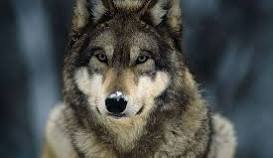
#> input picture serigala.jpeg, 273 x 158 px
$ python lat5.py
#> lines starting #> are read from the running program, lines starting #| are printed output that depends on the picture
import cv2 as cv
import numpy as np
import matplotlib.pyplot as plt

# Memuat gambar
image = cv.imread("serigala.jpeg")
#> image is the input picture: shape (158, 273, 3); mean B, G, R 74.8, 77.2, 74.5

# Memeriksa apakah gambar berhasil dimuat
if image is None:
    print("Gambar tidak ditemukan.")
else:
    # Membuat subplot
    fig, ax = plt.subplots(1, 3, figsize=(16, 8))

    # Skala gambar menjadi 0.15 kali dari ukuran aslinya
    image_scaled = cv.resize(image, None, fx=0.15, fy=0.15, interpolation=cv.INTER_LINEAR)
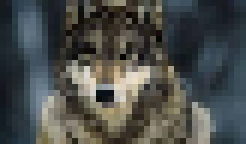
#> image_scaled: shape (24, 41, 3) (shown 6 times larger); mean B, G, R 74.5, 77, 74.3
    ax[0].imshow(cv.cvtColor(image_scaled, cv.COLOR_BGR2RGB))
    ax[0].set_title("Linear Interpolation Scale")

    # Skala gambar menjadi 2 kali dari ukuran aslinya
    image_scaled_2 = cv.resize(image, None, fx=2, fy=2, interpolation=cv.INTER_CUBIC)
    ax[1].imshow(cv.cvtColor(image_scaled_2, cv.COLOR_BGR2RGB))
    ax[1].set_title("Cubic Interpolation Scale")

    # Skewed scale: merubah ukuran gambar ke 200x400
    image_scaled_3 = cv.resize(image, (200, 400), interpolation=cv.INTER_AREA)
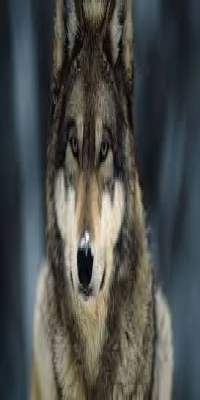
#> image_scaled_3: shape (400, 200, 3); mean B, G, R 74.8, 77.2, 74.5
    ax[2].imshow(cv.cvtColor(image_scaled_3, cv.COLOR_BGR2RGB))
    ax[2].set_title("Skewed Interpolation Scale")

    # Menampilkan plot
    plt.show()
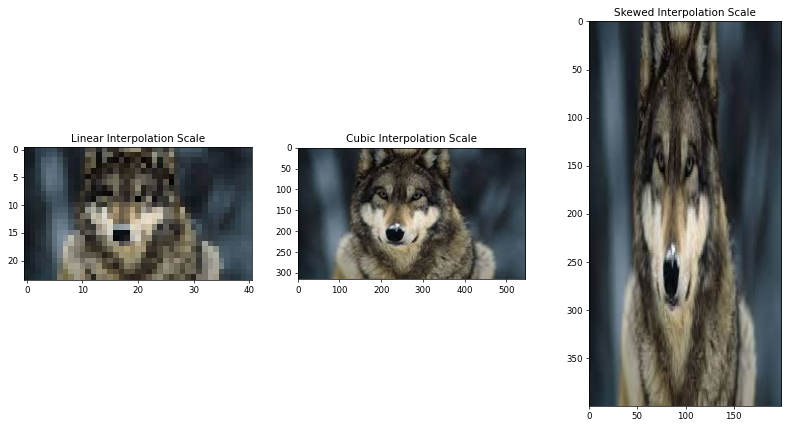
#> figure drawn by matplotlib, 3 panels
